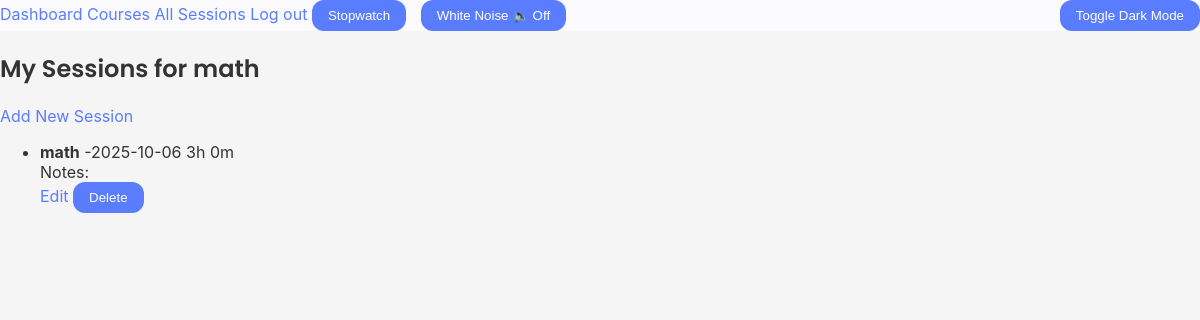
The page /sessions/2 (signed in) on the database its author committed.
### models.py (models this page shows, shortened)
class Course(db.Model, UserMixin):
    id = db.Column(db.Integer, primary_key=True)
    coursename = db.Column(db.String(150),nullable=False)
    description = db.Column(db.Text, nullable=False)
    status = db.Column(db.String(20), nullable=False, default='planned')
    createdat = db.Column(db.DateTime, default=datetime.utcnow)
    manual_hours = db.Column(db.Integer, default=0)
    total_hours = db.Column(db.Integer, nullable=False, default=0)
    user_id = db.Column(db.Integer, db.ForeignKey('user.id'), nullable=False) # links the course to a user
    sess = db.relationship('Sess', backref='course', lazy=True, cascade="all, delete-orphan")
    tags = db.Column(db.String(200))

class Sess(db.Model):
    id = db.Column(db.Integer, primary_key=True)
    course_id = db.Column(db.Integer, db.ForeignKey('course.id'), nullable=False)
    date = db.Column(db.Date, default=datetime.utcnow)
    hours = db.Column(db.Integer, default=0)
    minutes = db.Column(db.Integer, default=0)
    notes = db.Column(db.Text)

### app.py (the view)
    @app.route('/sessions/<int:course_id>')
    @login_required
    def list_sessions(course_id):
        course = Course.query.get_or_404(course_id)
        sessions = Sess.query.filter_by(course_id =course_id).order_by(Sess.date.desc()).all()
        return render_template('list_sessions.html', sessions=sessions, course=course, course_id=course_id)

### templates/list_sessions.html (shortened to what this page needs)
{% extends "base.html" %}
{% block content %}
<h2>My Sessions for {{course.coursename}}</h2>
<a href="{{ url_for('add_session', course_id=course_id) }}" class="course-link">Add New Session</a>
{% if sessions %}
<ul>
    {% for sess in sessions %}
    <li>
        <strong>{{ sess.course.coursename }}</strong> -{{ sess.date }}
        {{ sess.hours }}h {{ sess.minutes }}m <br>
        Notes: {{ sess.notes }}<br>
        <a href="{{ url_for('edit_session', session_id=sess.id) }}" class="course-link">Edit</a>
        <form method="POST" action="{{ url_for('delete_session', session_id=sess.id)}}" style="display:inline;">
            <button type="submit">Delete</button>
        </form>
    </li>
    {% endfor %}
</ul>
{% else %}
<p> No sessions logged yet.</p>
{% endif %}
{% endblock %}

### static/styles.css (style rules this page uses)
:root { --bg-main: #f5f5f5; --bg-card: #fbfbfd; --text-main: #333333; --text-muted: #555555; --accent-primary: #5a7dff; --accent-secondary: #9b5aff; --accent-alert: #ff6b6b; --border-radius: 12px; --shadow-light: 0 4px 12px rgba(0, 0, 0, 0.08); --nav-bg: var(--bg-card); --footer-bg: var(--bg-card); --input-bg: var(--bg-card); --input-color: var(--text-main); --input-border: rgba(90, 125, 255, 0.3); --nav-bg-dark: #101418; --footer-bg-dark: #101418; --input-bg-dark: #101418; --input-color-dark: #cfd8e0; }
body { font-family: 'Inter', 'Roboto', sans-serif; background: var(--bg-main); color: var(--text-main); margin: 0; padding: 0; transition: background 0.3s, color 0.3s; }
h1, h2, h3 { font-family: 'Poppins', sans-serif; font-weight: 600; color: var(--text-main); }
a { color: var(--accent-primary); text-decoration: none; }
button { background: var(--accent-primary); color: white; border: none; border-radius: var(--border-radius); padding: 0.5rem 1rem; cursor: pointer; transition: background 0.3s, box-shadow 0.3s; }

### rows shown on the page
Course: coursename "math"
Sess: course.coursename "math", date "2025-10-06", hours "3", minutes "0"
